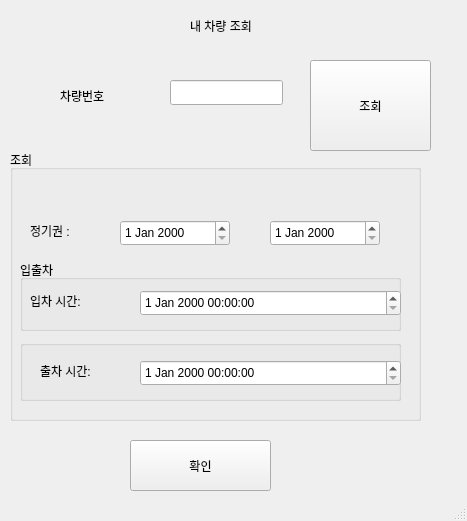
<?xml version="1.0" encoding="UTF-8"?>
<ui version="4.0">
 <class>MainWindow</class>
 <widget class="QMainWindow" name="MainWindow">
  <property name="geometry">
   <rect>
    <x>0</x>
    <y>0</y>
    <width>467</width>
    <height>521</height>
   </rect>
  </property>
  <property name="windowTitle">
   <string>MainWindow</string>
  </property>
  <widget class="QWidget" name="centralwidget">
   <widget class="QLabel" name="label">
    <property name="geometry">
     <rect>
      <x>190</x>
      <y>10</y>
      <width>161</width>
      <height>31</height>
     </rect>
    </property>
    <property name="text">
     <string>내 차량 조회 </string>
    </property>
   </widget>
   <widget class="QLabel" name="label_3">
    <property name="geometry">
     <rect>
      <x>60</x>
      <y>80</y>
      <width>161</width>
      <height>31</height>
     </rect>
    </property>
    <property name="text">
     <string>차량번호</string>
    </property>
   </widget>
   <widget class="QLineEdit" name="editCarnum">
    <property name="geometry">
     <rect>
      <x>170</x>
      <y>80</y>
      <width>113</width>
      <height>25</height>
     </rect>
    </property>
   </widget>
   <widget class="QPushButton" name="btnSearch">
    <property name="geometry">
     <rect>
      <x>310</x>
      <y>60</y>
      <width>121</width>
      <height>91</height>
     </rect>
    </property>
    <property name="text">
     <string>조회</string>
    </property>
   </widget>
   <widget class="QGroupBox" name="groupBox">
    <property name="geometry">
     <rect>
      <x>10</x>
      <y>150</y>
      <width>411</width>
      <height>271</height>
     </rect>
    </property>
    <property name="title">
     <string>조회</string>
    </property>
    <widget class="QLabel" name="label_9">
     <property name="geometry">
      <rect>
       <x>20</x>
       <y>70</y>
       <width>121</width>
       <height>21</height>
      </rect>
     </property>
     <property name="text">
      <string>정기권 :</string>
     </property>
    </widget>
    <widget class="QDateEdit" name="EditStart">
     <property name="geometry">
      <rect>
       <x>110</x>
       <y>70</y>
       <width>110</width>
       <height>26</height>
      </rect>
     </property>
    </widget>
    <widget class="QDateEdit" name="EditEnd">
     <property name="geometry">
      <rect>
       <x>260</x>
       <y>70</y>
       <width>110</width>
       <height>26</height>
      </rect>
     </property>
    </widget>
    <widget class="QGroupBox" name="Parking">
     <property name="geometry">
      <rect>
       <x>10</x>
       <y>110</y>
       <width>381</width>
       <height>71</height>
      </rect>
     </property>
     <property name="title">
      <string>입출차</string>
     </property>
     <widget class="QDateTimeEdit" name="EditIntime">
      <property name="geometry">
       <rect>
        <x>120</x>
        <y>30</y>
        <width>261</width>
        <height>26</height>
       </rect>
      </property>
     </widget>
     <widget class="QLabel" name="label_8">
      <property name="geometry">
       <rect>
        <x>10</x>
        <y>30</y>
        <width>121</width>
        <height>21</height>
       </rect>
      </property>
      <property name="text">
       <string>입차 시간:</string>
      </property>
     </widget>
    </widget>
    <widget class="QGroupBox" name="OUT">
     <property name="geometry">
      <rect>
       <x>10</x>
       <y>190</y>
       <width>381</width>
       <height>61</height>
      </rect>
     </property>
     <property name="title">
      <string/>
     </property>
     <widget class="QDateTimeEdit" name="EditOuttime">
      <property name="geometry">
       <rect>
        <x>120</x>
        <y>20</y>
        <width>261</width>
        <height>26</height>
       </rect>
      </property>
     </widget>
     <widget class="QLabel" name="label_10">
      <property name="geometry">
       <rect>
        <x>20</x>
        <y>20</y>
        <width>121</width>
        <height>21</height>
       </rect>
      </property>
      <property name="text">
       <string>출차 시간:</string>
      </property>
     </widget>
    </widget>
   </widget>
   <widget class="QPushButton" name="btnConfirm">
    <property name="geometry">
     <rect>
      <x>130</x>
      <y>440</y>
      <width>141</width>
      <height>51</height>
     </rect>
    </property>
    <property name="text">
     <string>확인</string>
    </property>
   </widget>
  </widget>
  <widget class="QStatusBar" name="statusbar"/>
 </widget>
 <resources/>
 <connections/>
</ui>
